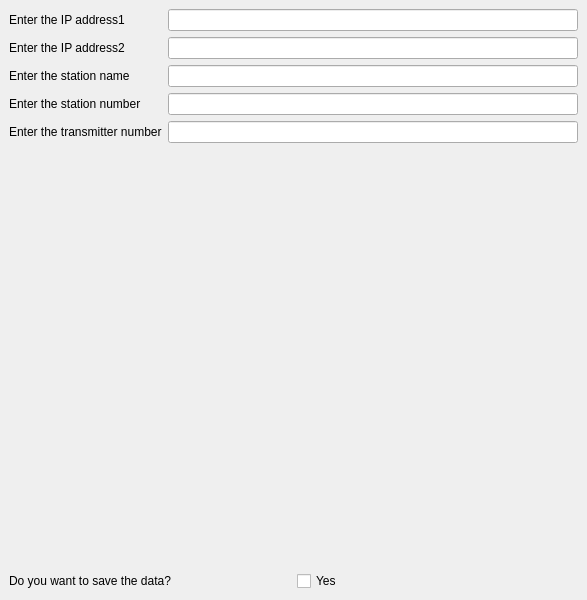
<?xml version="1.0" encoding="UTF-8"?>
<ui version="4.0">
 <class>MainWindow</class>
 <widget class="QMainWindow" name="MainWindow">
  <property name="geometry">
   <rect>
    <x>0</x>
    <y>0</y>
    <width>587</width>
    <height>600</height>
   </rect>
  </property>
  <property name="windowTitle">
   <string>MainWindow</string>
  </property>
  <widget class="QWidget" name="centralwidget">
   <layout class="QVBoxLayout" name="verticalLayout_3">
    <item>
     <layout class="QHBoxLayout" name="horizontalLayout_3">
      <item>
       <layout class="QVBoxLayout" name="verticalLayout_2">
        <item>
         <widget class="QLabel" name="label">
          <property name="text">
           <string>Enter the IP address1</string>
          </property>
         </widget>
        </item>
        <item>
         <widget class="QLabel" name="label_2">
          <property name="text">
           <string>Enter the IP address2</string>
          </property>
         </widget>
        </item>
        <item>
         <widget class="QLabel" name="label_3">
          <property name="text">
           <string>Enter the station name</string>
          </property>
         </widget>
        </item>
        <item>
         <widget class="QLabel" name="label_4">
          <property name="text">
           <string>Enter the station number</string>
          </property>
         </widget>
        </item>
        <item>
         <widget class="QLabel" name="label_5">
          <property name="text">
           <string>Enter the transmitter number</string>
          </property>
         </widget>
        </item>
       </layout>
      </item>
      <item>
       <layout class="QVBoxLayout" name="verticalLayout">
        <item>
         <widget class="QLineEdit" name="lineEdit"/>
        </item>
        <item>
         <widget class="QLineEdit" name="lineEdit_2"/>
        </item>
        <item>
         <widget class="QLineEdit" name="lineEdit_3"/>
        </item>
        <item>
         <widget class="QLineEdit" name="lineEdit_4"/>
        </item>
        <item>
         <widget class="QLineEdit" name="lineEdit_5"/>
        </item>
       </layout>
      </item>
     </layout>
    </item>
    <item>
     <widget class="QLabel" name="label_result">
      <property name="text">
       <string/>
      </property>
     </widget>
    </item>
    <item>
     <layout class="QHBoxLayout" name="horizontalLayout">
      <item>
       <widget class="QLabel" name="label_6">
        <property name="text">
         <string>Do you want to save the data?</string>
        </property>
       </widget>
      </item>
      <item>
       <widget class="QCheckBox" name="checkBox">
        <property name="text">
         <string>Yes</string>
        </property>
       </widget>
      </item>
     </layout>
    </item>
   </layout>
  </widget>
 </widget>
 <resources/>
 <connections/>
</ui>
